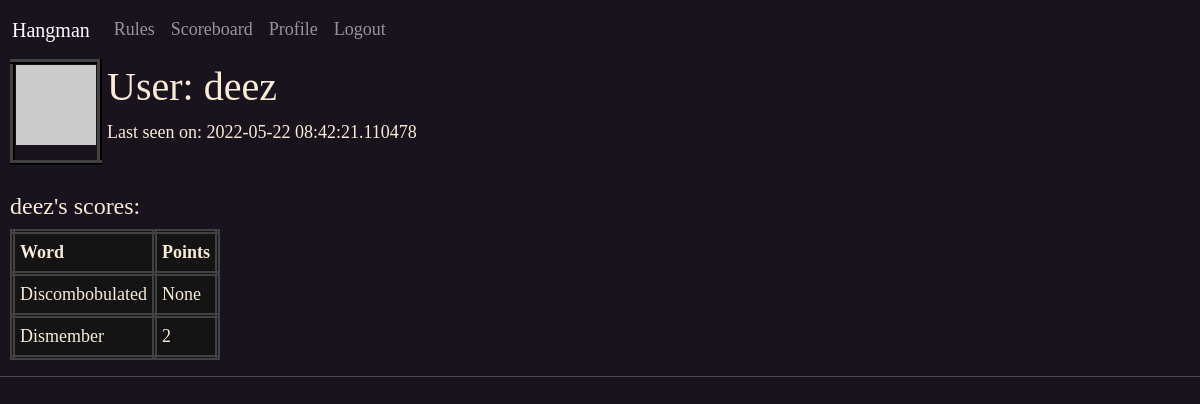
Screenshot of /user/deez (signed in) with the database file from the repository.
### app/models.py (models this page shows, shortened)
class User(UserMixin, db.Model):
    id = db.Column(db.Integer, primary_key=True)
    email = db.Column(db.String(60), index=True, unique=True)
    username = db.Column(db.String(60), index=True, unique=True)
    password_hash = db.Column(db.String(128))
    last_seen = db.Column(db.DateTime, default=datetime.utcnow())
    def avatar(self, size):
        digest = md5('hangguest@protonmail.com'.lower().encode('utf-8')).hexdigest()
        return 'https://www.gravatar.com/avatar/{}?d=retro&s={}'.format(digest,size)

class Words(db.Model):
    id = db.Column(db.Integer, primary_key=True)
    word = db.Column(db.String(60), index=True, unique=True)
    definition = db.Column(db.String(60), index=True, unique=True)

### app/routes.py (the view)
@app.route('/user/<username>')
@login_required
def user(username):
    user = User.query.filter_by(username=username).first_or_404()
    theScore = []
    for score in Scores.query.filter_by(user_id=current_user.id).all():
        theScore.append([f"{Words.query.get(score.word_id).word}",
                        f"{score.points}"])
    return render_template('user.html', user=user, points=theScore)

### app/models.py (called while the page is built)
@login.user_loader
def load_user(id):
    return User.query.get(int(id))

### app/routes.py (called while the page is built)
@app.before_request
def before_request():
    if current_user.is_authenticated:
        current_user.last_seen = datetime.utcnow()
        db.session.commit()

### app/templates/user.html (shortened to what this page needs)
{% extends "base.html" %}
{% block content %}
<table style="margin-left:10px">
    <tr valign="top">
        <td id="profilePic"><img src="{{ user.avatar(128) }}"></td>
        <td style="padding-left:5px;">
            <h1>User: {{ user.username }}</h1>
            {% if user.last_seen %}
                <p>Last seen on: {{ user.last_seen }}</p>
                {% endif %}
        </td>
    </tr>
</table><br>
<h4 style="margin-left:10px;">{{ user.username }}'s scores:</h4>
<table id="stats" style="margin-left:10px;">
    <tr>
        <th class="scores">Word</th>
        <th class="scores">Points</th>
    </tr>
    {% for item1, item2 in points %}
    <tr>
        <td class="scores">{{ item1 }}</td>
        <td class="scores">{{ item2 }}</td>
    </tr>
    {% endfor %}
</table>
{% endblock %}

### app/static/Hangman.css (style rules this page uses)
body { background-color: rgb(25, 19, 29); color: antiquewhite; font-family: Garamond, serif, cursive; font-size: large; }
#stats { border: 2px groove whitesmoke; position: relative; margin:5px; }
.scores { border: 5px double rgb(66, 66, 66); background-color: rgb(20, 20, 20); padding: 5px; }
#profilePic { border: 5px ridge rgb(66, 66, 66); }

### rows the page displays
User: username "deez", last_seen "2022-05-22 08:42:21.110478"
Words: word "Discombobulated", item2 "None"
Words: word "Dismember", item2 "2"
